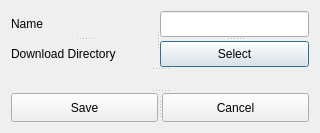
<?xml version="1.0" encoding="UTF-8"?>
<ui version="4.0">
 <class>DetailDialog</class>
 <widget class="QDialog" name="DetailDialog">
  <property name="geometry">
   <rect>
    <x>0</x>
    <y>0</y>
    <width>320</width>
    <height>133</height>
   </rect>
  </property>
  <property name="windowTitle">
   <string>Dialog</string>
  </property>
  <layout class="QVBoxLayout" name="verticalLayout">
   <item>
    <widget class="QSplitter" name="splitter_6">
     <property name="orientation">
      <enum>Qt::Vertical</enum>
     </property>
     <widget class="QSplitter" name="splitter_4">
      <property name="orientation">
       <enum>Qt::Vertical</enum>
      </property>
      <widget class="QSplitter" name="splitter_3">
       <property name="orientation">
        <enum>Qt::Horizontal</enum>
       </property>
       <widget class="QSplitter" name="splitter_2">
        <property name="orientation">
         <enum>Qt::Vertical</enum>
        </property>
        <widget class="QLabel" name="label_2">
         <property name="text">
          <string>Name</string>
         </property>
        </widget>
        <widget class="QLabel" name="label">
         <property name="text">
          <string>Download Directory</string>
         </property>
        </widget>
       </widget>
       <widget class="QSplitter" name="splitter">
        <property name="orientation">
         <enum>Qt::Vertical</enum>
        </property>
        <widget class="QLineEdit" name="lineEdit"/>
        <widget class="QPushButton" name="selectBtn">
         <property name="text">
          <string>Select</string>
         </property>
        </widget>
       </widget>
      </widget>
      <widget class="QLabel" name="folder">
       <property name="text">
        <string/>
       </property>
      </widget>
     </widget>
     <widget class="QSplitter" name="splitter_5">
      <property name="orientation">
       <enum>Qt::Horizontal</enum>
      </property>
      <widget class="QPushButton" name="saveBtn">
       <property name="text">
        <string>Save</string>
       </property>
      </widget>
      <widget class="QPushButton" name="cancelBtn">
       <property name="text">
        <string>Cancel</string>
       </property>
      </widget>
     </widget>
    </widget>
   </item>
  </layout>
 </widget>
 <resources/>
 <connections/>
</ui>
